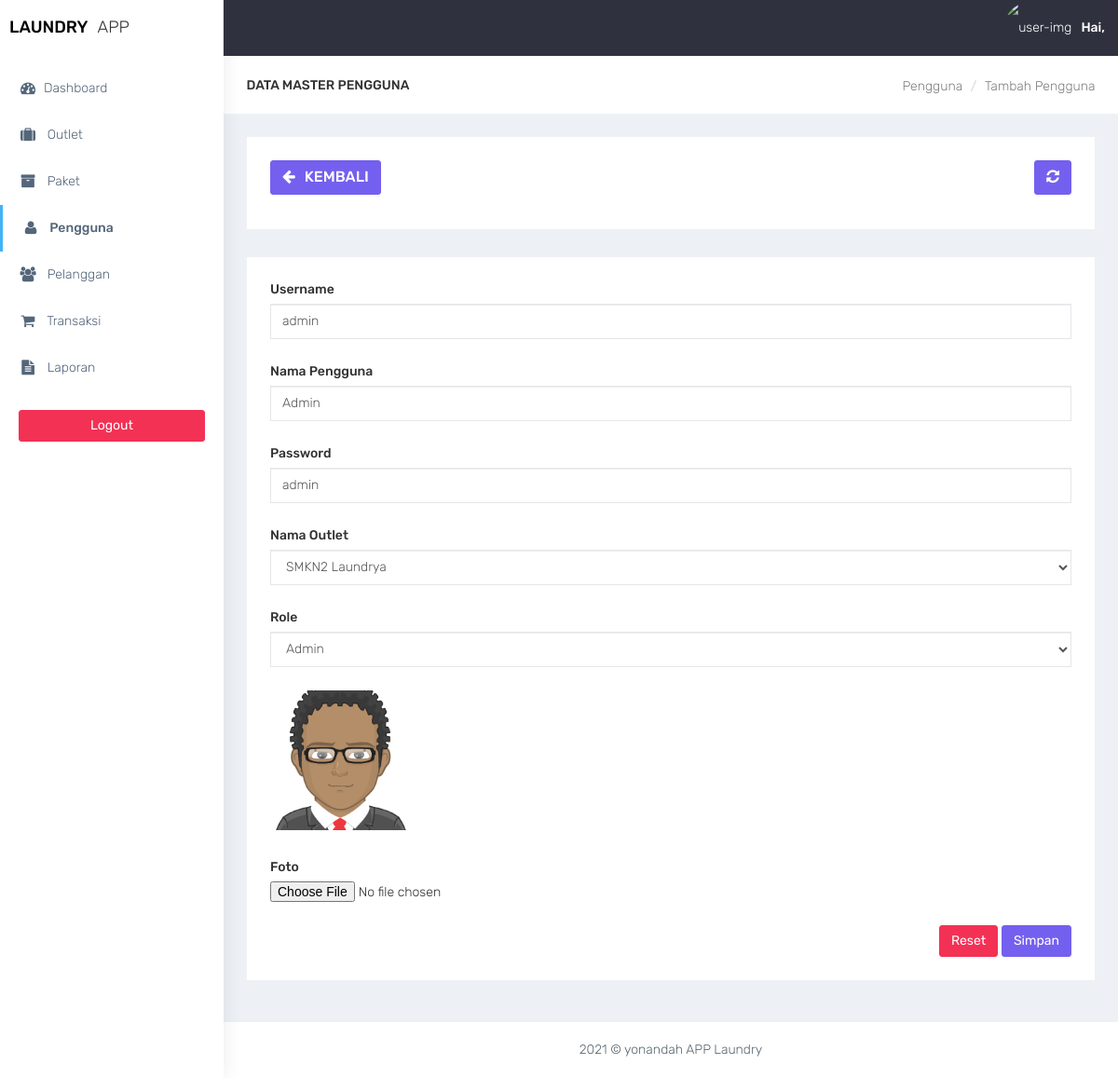
The app's page /pengguna_edit.php?id=1 with its own data.
### tables this page shows
CREATE TABLE `tb_user` (
  `id` int(11) NOT NULL,
  `username` varchar(100) NOT NULL,
  `nama_user` varchar(255) NOT NULL,
  `password` varchar(100) NOT NULL,
  `id_outlet` varchar(20) NOT NULL,
  `level` varchar(30) NOT NULL,
  `foto` varchar(255) NOT NULL
);

### pengguna_edit.php (the view, shortened to what this page needs)
<?php
require 'koneksi.php';
$id = $_GET['id'];
$sql = $koneksi->query("select * from tb_user where id= '$id' ");
$data = $sql->fetch_assoc();
$hak_akses = $data['level'];
require 'layout_header.php';
?>
<div class="container-fluid">
    <div class="row bg-title">
        <div class="col-lg-3 col-md-4 col-sm-4 col-xs-12">
            <h4 class="page-title">Data Master Pengguna</h4>
        </div>
        <div class="col-lg-9 col-sm-8 col-md-8 col-xs-12">
            <ol class="breadcrumb">
                <li><a href="outlet.php">Pengguna</a></li>
                <li><a href="#">Tambah Pengguna</a></li>
            </ol>
        </div>
    </div>
    <div class="row">
        <div class="col-md-12 col-lg-12 col-sm-12 col-xs-12">
            <div class="white-box">
                <div class="row">
                    <div class="col-md-6">
                        <a href="javascript:void(0)" onclick="window.history.back();" class="btn btn-primary box-title"><i class="fa fa-arrow-left fa-fw"></i> Kembali</a>
                    </div>
                    <div class="col-md-6 text-right">
                        <button id="btn-refresh" class="btn btn-primary box-title text-right" title="Refresh Data"><i class="fa fa-refresh" id="ic-refresh"></i></button>
                    </div>
                </div>
            </div>
        </div>
    </div>
    <div class="row">
        <div class="col-md-12 col-lg-12 col-sm-12 col-xs-12">
            <div class="white-box">
                <form method="POST" enctype="multipart/form-data">
                    <div class="form-group">
                        <label>Username</label>
                        <input type="text" name="username" class="form-control" value="<?php echo $data['username']; ?>">
                    </div>
                    <div class="form-group">
                        <label>Nama Pengguna</label>
                        <input type="text" name="nama_user" class="form-control" value="<?php echo $data['nama_user']; ?>">
                    </div>
                    <div class="form-group">
                        <label>Password</label>
                        <input type="text" name="password" class="form-control" value="<?php echo $data['password']; ?>">
                    </div>
                    <div class="form-group">
                        <label>Nama Outlet</label>
                        <select class="form-control select2" style="width: 100%;" name="outlet" required>
                            <option selected disabled><?php echo $data['id_outlet'] ?></option>
                        </select>
                    </div>
                    <div class="form-group">
                        <label>Role</label>
                        <select name="hak_akses" class="form-control">
                            <option value="admin" <?php if ($hak_akses == 'admin') {
                                                        echo "selected";
                                                    } ?>>Admin</option>
                        </select>
                    </div>
                    <div class="form-group">
                        <label><img src="images/<?php echo $data['foto'] ?>" width="150" height="150" alt=""></label>
                    </div>
                    <div class="form-group">
                        <label>Foto</label>
                        <input type="file" name="foto">
                    </div>
                    <div class="text-right">
                        <button type="reset" class="btn btn-danger">Reset</button>
                        <button type="submit" name="simpan" class="btn btn-primary">Simpan</button>
                    </div>
                </form>
            </div>
        </div>
    </div>
</div>
<?php
require 'layout_footer.php';
?>

### assets/css/colors/default.css (style rules this page uses)
body { background: #fff; }

### records on screen
tb_user: username "admin", nama_user "Admin", password "admin", outlet "SMKN2 Laundrya", hak_akses "Admin", foto (placeholder picture)
